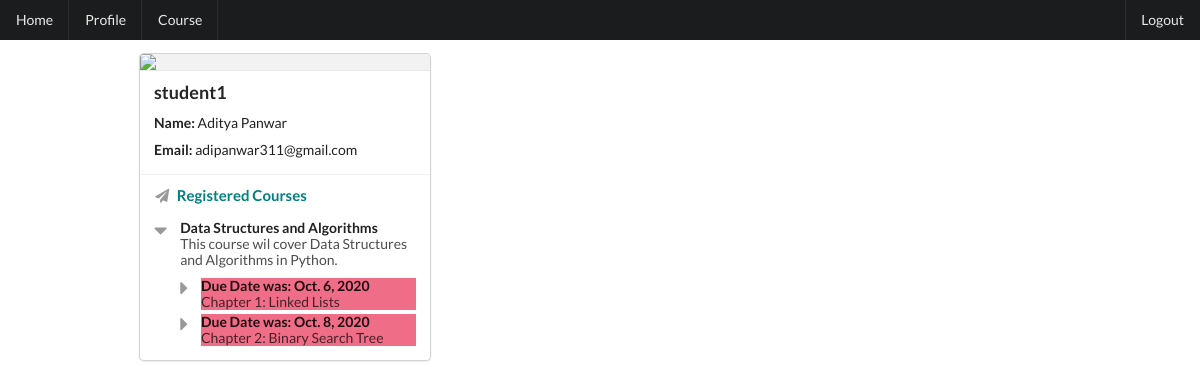
Before: /profile/ (signed in) with the older database file.
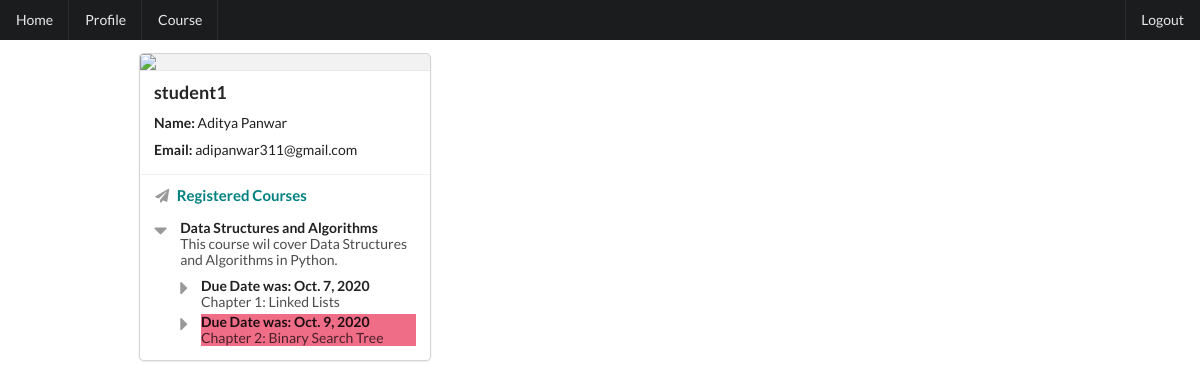
After: the same page with the newer database file.
### tutorial/models.py (models this page shows, shortened)
class Course(models.Model):
    name = models.CharField(max_length=100)
    description = models.CharField(max_length=250, default="Description of the course.")

class Register(models.Model):
    course = models.ForeignKey(Course, on_delete=models.CASCADE)
    user = models.ForeignKey(User, on_delete=models.CASCADE)
    chapter = models.ForeignKey(Chapter, on_delete=models.CASCADE)
    due_date = models.DateField(auto_now=False)
    completed = models.BooleanField(default=False)

class Chapter(models.Model):
    name = models.CharField(max_length=120, null=False)
    course = models.ForeignKey(Course, on_delete=models.CASCADE)
    due = models.IntegerField()

### tutorial/views.py (the view)
# urls.py: path('profile/', views.profile, name='site-profile'),
@login_required
def profile(request):
    courses = dict()
    for obj in Register.objects.filter(user=request.user):
        course = Course.objects.get(id=obj.course.id)
        if course not in courses.keys():
            courses[course] = list()
        courses[course].append(obj)
    today_date = date(datetime.now().year, datetime.now().month, datetime.now().day)
    return render(request, "tutorial/profile.html", {'courses': courses, 'date': today_date})

### tutorial/templates/tutorial/profile.html (shortened to what this page needs)
{% extends 'tutorial/base.html' %}
{% block content %}
    <div class="ui card">
        <div class="ui image">
            <img src="https://semantic-ui.com/images/avatar/large/steve.jpg" class="visible content">
        </div>
        <div class="content">
            <p class="header">{{ user.username }}</p>
            <p><strong>Name:</strong> {{ user.first_name }} {{ user.last_name }}</p>
            <p><strong>Email:</strong> {{ user.email }}</p>
        </div>
        <div class="extra content">
            <div>
                <i class="paper plane icon"></i>
                    <h4 style="display: inline; color: teal">Registered Courses</h4>
            </div>
            <div class="ui list">
                {% for course, registers in courses.items %}
                    <div class="item">
                        <i class="large caret down icon"></i>
                        <div class="content">
                            <div class="header">{{ course.name }}</div>
                            <div class="description">{{ course.description }}</div>
                            <div class="list">
                                {% for register in registers %}
                                    <div class="item">
                                        <i class="large caret right icon"></i>
                                        <div class="content">
                                            {% if register.due_date >= date %}
                                                <div class="header">Due Date is: {{ register.due_date }}</div>
                                                <div class="description">{{ register.chapter.name }}</div>
                                                {% if not register.completed %}
                                                    <form action="{% url 'validate-chapter' %}"method="POST">
                                                        {% csrf_token %}
                                                        <input name="complete" value="{{ register.id }}" style="visibility: hidden;">
                                                        <button type="submit" class="ui tiny labeled icon green button">
                                                            <i class="calendar check outline icon"></i>
                                                            Mark Completed
                                                        </button>
                                                    </form>
                                                {% endif %}
                                            {% else %}
                                                {% if register.completed %}
                                                    <div class="header">Due Date was: {{ register.due_date }}</div>
                                                    <div class="description">{{ register.chapter.name }}</div>
                                                {% else %}
                                                    <div class="header" style="background-color: rgb(240, 109, 135);">Due Date was: {{ register.due_date }}</div>
                                                    <div class="description" style="background-color: rgb(240, 109, 135);">{{ register.chapter.name }}</div>
                                                {% endif %}
                                            {% endif %}
                                        </div>
                                    </div>
                                {% endfor %}
                            </div>
                        </div>
                    </div>
                {% endfor %}
            </div>
        </div>
    </div>
{% endblock %}

Changed rows visible on the page:
removed Register: due_date "Oct. 6, 2020", chapter.name "Chapter 1: Linked Lists"
removed Register: due_date "Oct. 8, 2020", chapter.name "Chapter 2: Binary Search Tree"
added Register: due_date "Oct. 7, 2020", chapter.name "Chapter 1: Linked Lists"
added Register: due_date "Oct. 9, 2020", chapter.name "Chapter 2: Binary Search Tree"
